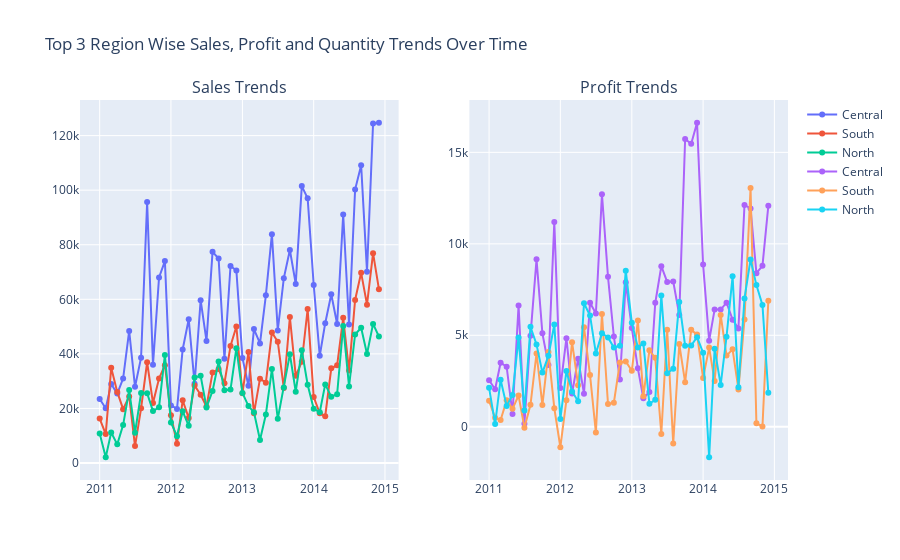

Source (notebook cell):
### Code cell
# Region wise sales, profit and quantity trends over time in subplots for top 5 regions
top_5_regions = df.groupby('Region')['Sales'].sum().sort_values(ascending=False).head(3).index
region_summary = df.groupby(['Year_month', 'Region']).agg({'Sales': 'sum', 'Profit': 'sum', 'Quantity': 'sum'}).reset_index()

fig5 = make_subplots(rows=1, cols=2, subplot_titles=('Sales Trends', 'Profit Trends'))

# Plotting the sales trends
for region in top_5_regions:
    fig5.add_trace(go.Scatter
                        (x=region_summary[region_summary['Region'] == region]['Year_month'],
                        y=region_summary[region_summary['Region'] == region]['Sales'],
                        mode='lines+markers', name=region), row=1, col=1)
    
# Plotting the profit trends
for region in top_5_regions:
    fig5.add_trace(go.Scatter
                        (x=region_summary[region_summary['Region'] == region]['Year_month'],
                        y=region_summary[region_summary['Region'] == region]['Profit'],
                        mode='lines+markers', name=region), row=1, col=2)
    
# Plotting the quantity trends
#for region in top_5_regions:
    #fig4.add_trace(go.Scatter
                        #(x=region_summary[region_summary['Region'] == region]['Year_month'],
                        #y=region_summary[region_summary['Region'] == region]['Quantity'],
                        #mode='lines+markers', name=region), row=2, col=1)

fig5.update_layout(title_text='Top 3 Region Wise Sales, Profit and Quantity Trends Over Time')
fig5.show()
